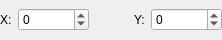
<?xml version="1.0" encoding="UTF-8"?>
<ui version="4.0">
 <class>PositionWidget</class>
 <widget class="QWidget" name="PositionWidget">
  <property name="geometry">
   <rect>
    <x>0</x>
    <y>0</y>
    <width>222</width>
    <height>40</height>
   </rect>
  </property>
  <property name="windowTitle">
   <string>Form</string>
  </property>
  <layout class="QHBoxLayout" name="horizontalLayout_2">
   <property name="leftMargin">
    <number>0</number>
   </property>
   <property name="topMargin">
    <number>0</number>
   </property>
   <property name="rightMargin">
    <number>0</number>
   </property>
   <property name="bottomMargin">
    <number>0</number>
   </property>
   <item>
    <layout class="QHBoxLayout" name="horizontalLayout">
     <item>
      <widget class="QLabel" name="label">
       <property name="text">
        <string>X:</string>
       </property>
      </widget>
     </item>
     <item>
      <widget class="QSpinBox" name="spinBoxx">
       <property name="sizePolicy">
        <sizepolicy hsizetype="Minimum" vsizetype="Fixed">
         <horstretch>1</horstretch>
         <verstretch>0</verstretch>
        </sizepolicy>
       </property>
       <property name="sizeIncrement">
        <size>
         <width>0</width>
         <height>0</height>
        </size>
       </property>
       <property name="minimum">
        <number>-999999</number>
       </property>
       <property name="maximum">
        <number>999999</number>
       </property>
      </widget>
     </item>
     <item>
      <spacer name="horizontalSpacer">
       <property name="orientation">
        <enum>Qt::Horizontal</enum>
       </property>
       <property name="sizeHint" stdset="0">
        <size>
         <width>40</width>
         <height>20</height>
        </size>
       </property>
      </spacer>
     </item>
     <item>
      <widget class="QLabel" name="label_2">
       <property name="text">
        <string>Y:</string>
       </property>
      </widget>
     </item>
     <item>
      <widget class="QSpinBox" name="spinBoxy">
       <property name="sizePolicy">
        <sizepolicy hsizetype="Minimum" vsizetype="Fixed">
         <horstretch>1</horstretch>
         <verstretch>0</verstretch>
        </sizepolicy>
       </property>
       <property name="sizeIncrement">
        <size>
         <width>1</width>
         <height>0</height>
        </size>
       </property>
       <property name="minimum">
        <number>-999999</number>
       </property>
       <property name="maximum">
        <number>999999</number>
       </property>
      </widget>
     </item>
    </layout>
   </item>
  </layout>
 </widget>
 <resources/>
 <connections/>
</ui>
